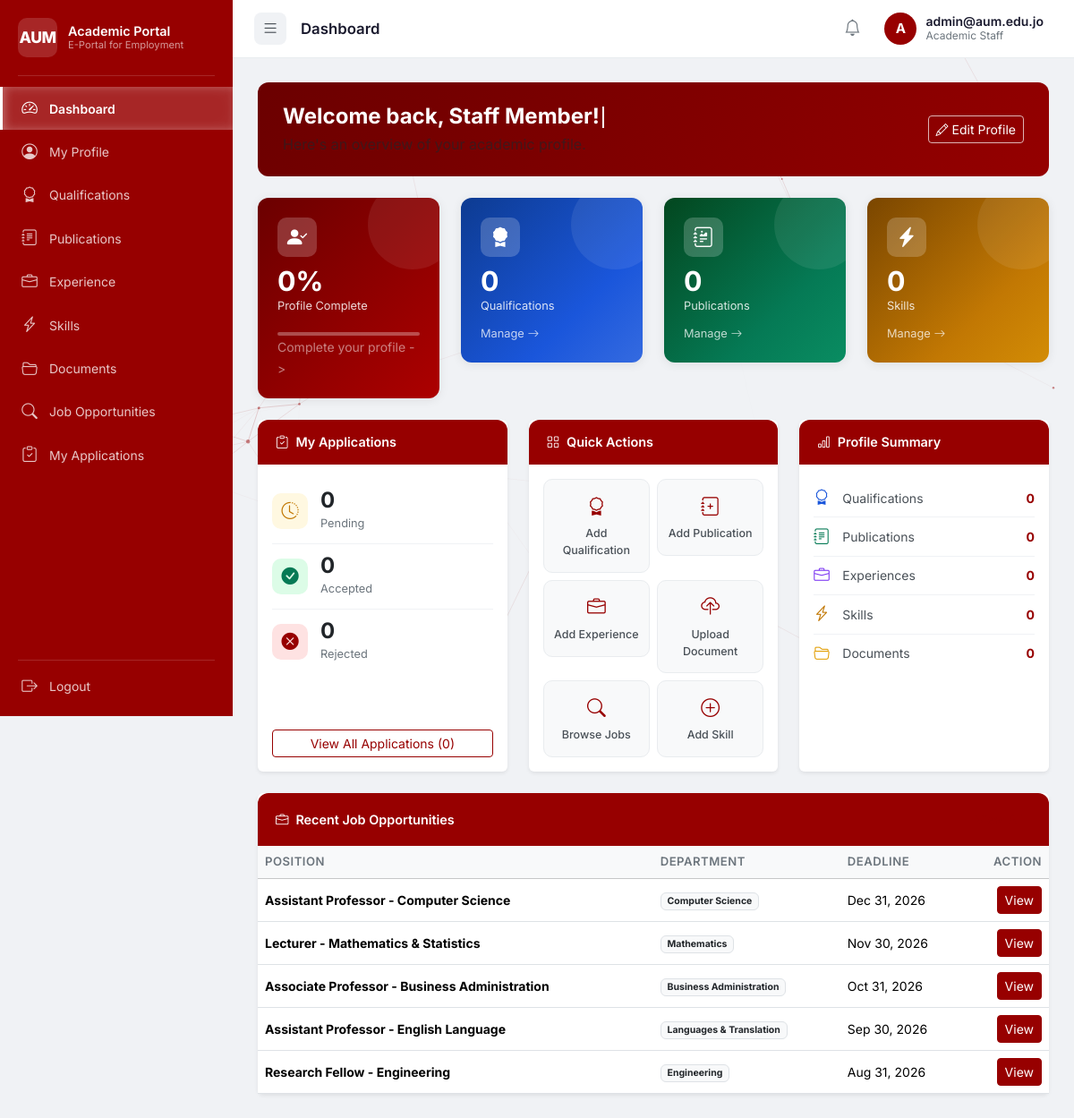
The app's page /staff/dashboard.php (signed in) with its own data.
### tables this page shows
CREATE TABLE IF NOT EXISTS users (
    id          INT AUTO_INCREMENT PRIMARY KEY,
    email       VARCHAR(255) NOT NULL UNIQUE,
    password    VARCHAR(255) NOT NULL,
    role        ENUM('staff','admin') NOT NULL DEFAULT 'staff',
    is_active   TINYINT(1) NOT NULL DEFAULT 1,
    created_at  TIMESTAMP DEFAULT CURRENT_TIMESTAMP,
    updated_at  TIMESTAMP DEFAULT CURRENT_TIMESTAMP ON UPDATE CURRENT_TIMESTAMP
);

CREATE TABLE IF NOT EXISTS jobs (
    id           INT AUTO_INCREMENT PRIMARY KEY,
    title        VARCHAR(200) NOT NULL,
    department   VARCHAR(100) DEFAULT NULL,
    description  TEXT,
    requirements TEXT,
    deadline     DATE DEFAULT NULL,
    status       ENUM('active','closed') NOT NULL DEFAULT 'active',
    created_at   TIMESTAMP DEFAULT CURRENT_TIMESTAMP,
    updated_at   TIMESTAMP DEFAULT CURRENT_TIMESTAMP ON UPDATE CURRENT_TIMESTAMP
);

### includes/auth.php (called while the page is built, shortened)
<?php
function profileCompletion(array $p): int {
    $fields = ['first_name','last_name','phone','department','nationality','linkedin'];
    $filled = array_reduce($fields, fn($c, $f) => $c + (!empty($p[$f]) ? 1 : 0), 0);
    return (int)(($filled / count($fields)) * 100);
}
function e(string $s): string {
    return htmlspecialchars($s, ENT_QUOTES | ENT_SUBSTITUTE, 'UTF-8');
}

### staff/dashboard.php (the view, shortened to what this page needs)
<?php
require_once '../config/db.php';
require_once '../includes/auth.php';
$pageTitle = 'Dashboard';
$userId    = getCurrentUserId();
$stmt = $pdo->prepare('SELECT * FROM staff_profiles WHERE user_id = ?');
$stmt->execute([$userId]);
$profile    = $stmt->fetch() ?: [];
$completion = profileCompletion($profile);
$firstName  = $profile['first_name'] ?? 'Staff Member';
$counts = [];
foreach (['qualifications','publications','experiences','skills','documents'] as $t) {
    $s = $pdo->prepare("SELECT COUNT(*) FROM {$t} WHERE user_id = ?");
    $s->execute([$userId]);
    $counts[$t] = (int)$s->fetchColumn();
}
$apps = ['pending'=>0,'accepted'=>0,'rejected'=>0];
$totalApps = array_sum($apps);
$recentJobs = $pdo->query("SELECT * FROM jobs WHERE status='active' ORDER BY created_at DESC LIMIT 6")->fetchAll();
?>
<!DOCTYPE html>
<html lang="en">
<?php include '../includes/head.php'; ?>
<body>
<div class="wrapper">
    <?php include '../includes/sidebar.php'; ?>
    <div class="main-content" id="mainContent">
        <?php include '../includes/navbar.php'; ?>
        <div class="content-area">
            <div class="welcome-banner mb-4">
                <div>
                    <h4 class="mb-1">Welcome back, <?= e($firstName) ?>!</h4>
                    <p class="mb-0 text-muted">Here's an overview of your academic profile.</p>
                </div>
                <a href="profile.php" class="btn btn-outline-light btn-sm">
                    <i class="bi bi-pencil me-1"></i>Edit Profile
                </a>
            </div>
            <div class="row g-4 mb-4">
                <div class="col-xl-3 col-md-6">
                    <div class="stat-card stat-primary">
                        <div class="stat-icon-wrap"><i class="bi bi-person-check-fill"></i></div>
                        <div class="stat-body">
                            <div class="stat-value"><?= $completion ?>%</div>
                            <div class="stat-label">Profile Complete</div>
                        </div>
                        <div class="stat-progress">
                            <div class="progress mt-2" style="height:4px;background:rgba(255,255,255,.3)">
                            </div>
                            <?php if ($completion < 100): ?>
                            <small><a href="profile.php" class="text-white-50">Complete your profile -></a></small>
                            <?php endif; ?>
                        </div>
                    </div>
                </div>
                <div class="col-xl-3 col-md-6">
                    <div class="stat-card stat-blue">
                        <div class="stat-icon-wrap"><i class="bi bi-award-fill"></i></div>
                        <div class="stat-body">
                            <div class="stat-value"><?= $counts['qualifications'] ?></div>
                            <div class="stat-label">Qualifications</div>
                        </div>
                        <a href="qualifications.php" class="stat-link">Manage <i class="bi bi-arrow-right"></i></a>
                    </div>
                </div>
                <div class="col-xl-3 col-md-6">
                    <div class="stat-card stat-green">
                        <div class="stat-icon-wrap"><i class="bi bi-journal-richtext"></i></div>
                        <div class="stat-body">
                            <div class="stat-value"><?= $counts['publications'] ?></div>
                            <div class="stat-label">Publications</div>
                        </div>
                        <a href="publications.php" class="stat-link">Manage <i class="bi bi-arrow-right"></i></a>
                    </div>
                </div>
                <div class="col-xl-3 col-md-6">
                    <div class="stat-card stat-orange">
                        <div class="stat-icon-wrap"><i class="bi bi-lightning-charge-fill"></i></div>
                        <div class="stat-body">
                            <div class="stat-value"><?= $counts['skills'] ?></div>
                            <div class="stat-label">Skills</div>
                        </div>
                        <a href="skills.php" class="stat-link">Manage <i class="bi bi-arrow-right"></i></a>
                    </div>
                </div>
            </div>
            <div class="row g-4">
                <div class="col-xl-4">
                    <div class="card h-100 border-0 shadow-sm">
                        <div class="card-header-custom">
                            <i class="bi bi-clipboard-check me-2"></i>My Applications
                        </div>
                        <div class="card-body py-3">
                            <div class="app-status-row pending-row">
                                <div class="app-status-icon-wrap status-pending">
                                    <i class="bi bi-clock-history"></i>
                                </div>
                                <div class="app-status-info">
                                    <span class="app-count"><?= $apps['pending'] ?></span>
                                    <span class="app-label">Pending</span>
                                </div>
                            </div>
                            <div class="app-status-row">
                                <div class="app-status-icon-wrap status-accepted">
                                    <i class="bi bi-check-circle-fill"></i>
                                </div>
                                <div class="app-status-info">
                                    <span class="app-count"><?= $apps['accepted'] ?></span>
                                    <span class="app-label">Accepted</span>
                                </div>
                            </div>
                            <div class="app-status-row">
                                <div class="app-status-icon-wrap status-rejected">
                                    <i class="bi bi-x-circle-fill"></i>
                                </div>
                                <div class="app-status-info">
                                    <span class="app-count"><?= $apps['rejected'] ?></span>
                                    <span class="app-label">Rejected</span>
                                </div>
                            </div>
                        </div>
                        <div class="card-footer bg-transparent border-0 pt-0 pb-3 px-3">
                            <a href="applications.php" class="btn btn-outline-primary w-100 btn-sm">
                                View All Applications (<?= $totalApps ?>)
                            </a>
                        </div>
                    </div>
                </div>
                <div class="col-xl-4 col-md-6">
                    <div class="card h-100 border-0 shadow-sm">
                        <div class="card-header-custom">
                            <i class="bi bi-grid me-2"></i>Quick Actions
                        </div>
                        <div class="card-body">
                            <div class="row g-2">
                                <?php
                                $quickLinks = [
                                    ['href'=>'qualifications.php','icon'=>'bi-award','label'=>'Add Qualification','color'=>'blue'],
                                    ['href'=>'publications.php','icon'=>'bi-journal-plus','label'=>'Add Publication','color'=>'green'],
                                    ['href'=>'experience.php','icon'=>'bi-briefcase','label'=>'Add Experience','color'=>'purple'],
                                    ['href'=>'documents.php','icon'=>'bi-cloud-upload','label'=>'Upload Document','color'=>'orange'],
                                    ['href'=>'jobs.php','icon'=>'bi-search','label'=>'Browse Jobs','color'=>'primary'],
                                    ['href'=>'skills.php','icon'=>'bi-plus-circle','label'=>'Add Skill','color'=>'teal'],
                                ];
                                foreach ($quickLinks as $ql): ?>
                                <div class="col-6">
                                    <a href="<?= $ql['href'] ?>" class="quick-link-card">
                                        <i class="bi <?= $ql['icon'] ?>"></i>
                                        <span><?= $ql['label'] ?></span>
                                    </a>
                                </div>
                                <?php endforeach; ?>
                            </div>
                        </div>
                    </div>
                </div>
                <div class="col-xl-4 col-md-6">
                    <div class="card h-100 border-0 shadow-sm">
                        <div class="card-header-custom">
                            <i class="bi bi-bar-chart me-2"></i>Profile Summary
                        </div>
                        <div class="card-body">
                            <?php
                            $summaryItems = [
                                ['label'=>'Qualifications', 'count'=>$counts['qualifications'], 'icon'=>'bi-award', 'color'=>'#1a56db'],
                                ['label'=>'Publications',   'count'=>$counts['publications'],   'icon'=>'bi-journal-text','color'=>'#057a55'],
                                ['label'=>'Experiences',    'count'=>$counts['experiences'],    'icon'=>'bi-briefcase', 'color'=>'#7e3af2'],
                                ['label'=>'Skills',         'count'=>$counts['skills'],         'icon'=>'bi-lightning-charge','color'=>'#c27803'],
                                ['label'=>'Documents',      'count'=>$counts['documents'],      'icon'=>'bi-folder2-open','color'=>'#e3a008'],
                            ];
                            foreach ($summaryItems as $s): ?>
                            <div class="summary-row">
                                <div class="summary-icon" style="color:<?= $s['color'] ?>">
                                    <i class="bi <?= $s['icon'] ?>"></i>
                                </div>
                                <div class="summary-label"><?= $s['label'] ?></div>
                                <div class="summary-count"><?= $s['count'] ?></div>
                            </div>
                            <?php endforeach; ?>
                        </div>
                    </div>
                </div>
            </div>
            <div class="card border-0 shadow-sm mt-4">
                <div class="card-header-custom d-flex justify-content-between align-items-center">
                    <span><i class="bi bi-briefcase me-2"></i>Recent Job Opportunities</span>
                    <a href="jobs.php" class="btn btn-sm btn-outline-primary">View All</a>
                </div>
                <div class="card-body p-0">
                    <?php if (empty($recentJobs)): ?>
                    <div class="text-center py-5 text-muted">
                        <i class="bi bi-inbox display-5 d-block mb-2"></i>
                        No active job opportunities at the moment.
                    </div>
                    <?php else: ?>
                    <div class="table-responsive">
                        <table class="table table-hover align-middle mb-0">
                            <thead class="table-light">
                                <tr>
                                    <th>Position</th>
                                    <th>Department</th>
                                    <th>Deadline</th>
                                    <th class="text-end">Action</th>
                                </tr>
                            </thead>
                            <tbody>
                                <?php foreach ($recentJobs as $job):
                                    $dl = $job['deadline'] ? strtotime($job['deadline']) : null;
                                    $soon = $dl && ($dl - time()) < 7 * 86400 && $dl > time();
                                ?>
                                <tr>
                                    <td>
                                        <strong><?= e($job['title']) ?></strong>
                                    </td>
                                    <td>
                                        <span class="badge bg-light text-dark border"><?= e($job['department'] ?? '-') ?></span>
                                    </td>
                                    <td>
                                        <?php if ($dl): ?>
                                        <span class="<?= $soon ? 'text-danger fw-semibold' : '' ?>">
                                            <?= date('M j, Y', $dl) ?>
                                        </span>
                                        <?php else: ?>
                                        <span class="text-muted">Open</span>
                                        <?php endif; ?>
                                    </td>
                                    <td class="text-end">
                                        <a href="jobs.php?id=<?= $job['id'] ?>" class="btn btn-sm btn-primary">
                                            View
                                        </a>
                                    </td>
                                </tr>
                                <?php endforeach; ?>
                            </tbody>
                        </table>
                    </div>
                    <?php endif; ?>
                </div>
            </div>
        </div>
    </div>
</div>
</body>
</html>

### includes/navbar.php (shortened to what this page needs)
<?php
$_navUserId = getCurrentUserId();
$_navProfile = null;
if (isset($pdo)) {
    $_stmt = $pdo->prepare('SELECT sp.first_name, sp.last_name, sp.department, u.email
                             FROM users u
                             LEFT JOIN staff_profiles sp ON sp.user_id = u.id
                             WHERE u.id = ?');
    $_stmt->execute([$_navUserId]);
    $_navProfile = $_stmt->fetch();
}
$_displayName = trim(($_navProfile['first_name'] ?? '') . ' ' . ($_navProfile['last_name'] ?? ''));
if (empty(trim($_displayName))) $_displayName = $_navProfile['email'] ?? 'Staff Member';
$_deptLabel   = $_navProfile['department'] ?? 'Academic Staff';
$_avatarLetter = strtoupper(substr($_displayName, 0, 1)) ?: 'S';
?>
<nav class="top-navbar" id="topNavbar">
    <div class="navbar-left">
        <button class="sidebar-toggle-btn" id="sidebarToggle" type="button" aria-label="Toggle sidebar">
            <i class="bi bi-list"></i>
        </button>
        <h5 class="page-title mb-0"><?= isset($pageTitle) ? e($pageTitle) : 'Dashboard' ?></h5>
    </div>
    <div class="navbar-right">
        <button class="navbar-icon-btn" type="button" title="Notifications">
            <i class="bi bi-bell"></i>
        </button>
        <div class="dropdown">
            <button class="user-dropdown-btn dropdown-toggle" type="button"
                    data-bs-toggle="dropdown" aria-expanded="false">
                <div class="user-avatar"><?= e($_avatarLetter) ?></div>
                <div class="user-meta d-none d-md-flex">
                    <span class="user-name"><?= e($_displayName) ?></span>
                    <small class="user-dept"><?= e($_deptLabel) ?></small>
                </div>
            </button>
        </div>
    </div>
</nav>

### records on screen
users: email "A", email "admin@aum.edu.jo"
jobs: title "Assistant Professor - Computer Science", department "Computer Science", deadline "Dec 31, 2026"
jobs: title "Lecturer - Mathematics & Statistics", department "Mathematics", deadline "Nov 30, 2026"
jobs: title "Associate Professor - Business Administration", department "Business Administration", deadline "Oct 31, 2026"
jobs: title "Assistant Professor - English Language", department "Languages & Translation", deadline "Sep 30, 2026"
jobs: title "Research Fellow - Engineering", department "Engineering", deadline "Aug 31, 2026"

### other values on screen
$item['label'] "Dashboard"
$item['label'] "My Profile"
$item['label'] "Qualifications"
$item['label'] "Publications"
$item['label'] "Experience"
$item['label'] "Skills"
$item['label'] "Documents"
$item['label'] "Job Opportunities"
$item['label'] "My Applications"
$pageTitle "Dashboard"
$_deptLabel "Academic Staff"
$completion "0"
$counts['qualifications'] "0"
$counts['publications'] "0"
$counts['skills'] "0"
